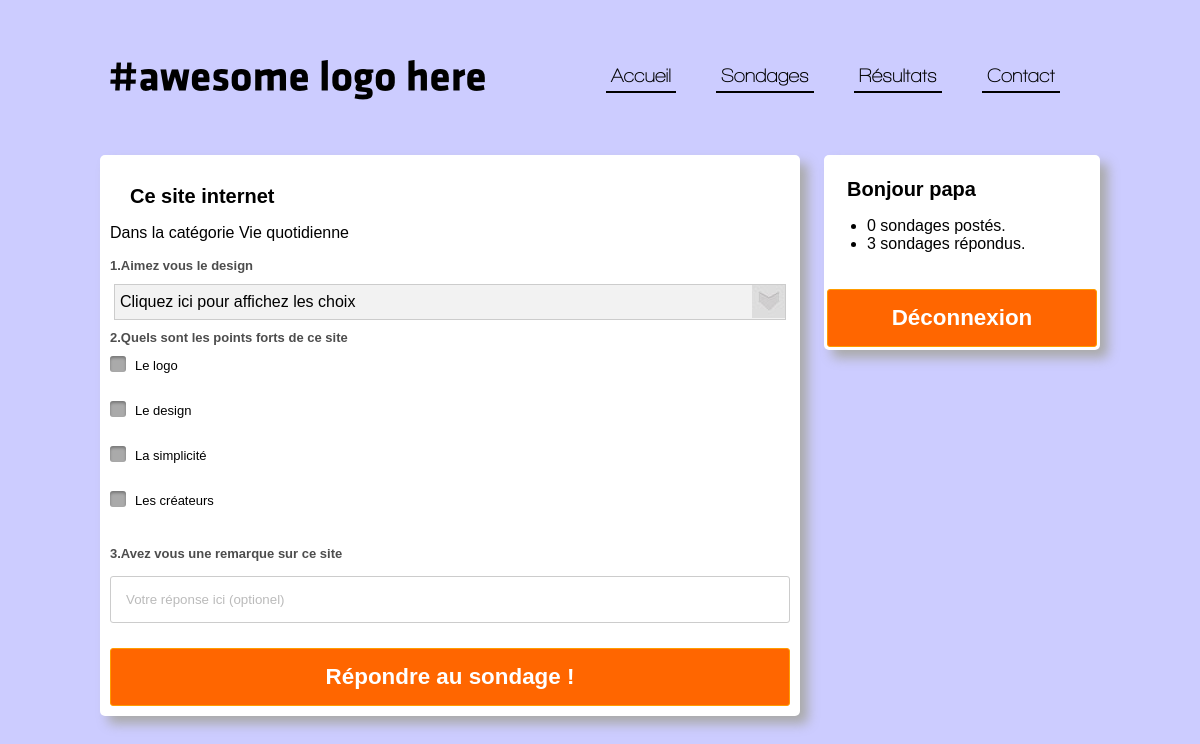
Screenshot of /liste_sondages.php?id=48 (signed in) with the database file from the repository.
### tables this page shows
CREATE TABLE IF NOT EXISTS `sondages` (
  `id` int(11) NOT NULL AUTO_INCREMENT,
  `titre` text NOT NULL,
  `id_membre` int(11) NOT NULL,
  `nb_question` int(11) NOT NULL,
  `categorie` text NOT NULL,
  `date` date NOT NULL,
  `nb_rempli` int(11) NOT NULL,
  PRIMARY KEY (`id`)
);

CREATE TABLE IF NOT EXISTS `question` (
  `id` int(11) NOT NULL AUTO_INCREMENT,
  `id_sondage` int(11) NOT NULL,
  `numero` int(11) NOT NULL,
  `type` int(11) NOT NULL,
  `titre` text NOT NULL,
  PRIMARY KEY (`id`)
);

CREATE TABLE IF NOT EXISTS `multiple` (
  `id` int(11) NOT NULL AUTO_INCREMENT,
  `id_question` int(11) NOT NULL,
  `nb_choix` int(11) NOT NULL,
  `choix1` text NOT NULL,
  `choix2` text NOT NULL,
  `choix3` text NOT NULL,
  `choix4` text NOT NULL,
  `choix5` text NOT NULL,
  `choix6` text NOT NULL,
  `choix7` text NOT NULL,
  `choix8` text NOT NULL,
  `choix9` text NOT NULL,
  `choix10` text NOT NULL,
  PRIMARY KEY (`id`)
);

### includes/sql.php (called while the page is built)
<?php
					$connSQL['hote']="localhost";
				   $connSQL['util']="root";
				   $connSQL['pass']="";
				   $connSQL['base']="test";
				   ?>

### includes/fonctions.php (called while the page is built, shortened)
<?php
				include 'sql.php';
			   function requete($requete) {
				   global $connSQL;
						   if(function_exists("mysqli_query")) {
							   $resultat=@mysqli_query($connSQL['conn'],$requete) or
			die("<font color=\"#AD0018\"><b>$requete<br>erreur</b></font>");
						   } else {
							   $resultat=@mysql_query($requete) or die("<font
			color=\"#AD0018\">".erreur(3)."</b></font>");
						   }
				   return $resultat;
			   }
			   function reqfetch($resultat) {
				   if(function_exists("mysqli_fetch_array")) {
					   return mysqli_fetch_array($resultat);
				   } else {
					   return mysql_fetch_array($resultat);
				   }
			   }

### liste_sondages.php (the view, shortened to what this page needs)
<?php session_start();
include 'includes/haut.php';
include 'includes/menu.php';
include 'includes/fonctions.php';
?>
		<div class="contenu">
			<div class="corps">
				<form method="POST" action="reponse.php">
				<?php
					if(isset($_GET['id']))
					{
						$sql = 'SELECT *  FROM sondages WHERE id = "'.$_GET['id'].'"';
						$req = requete($sql);
						while ($data = reqfetch($req))
						{
							echo '<h1>'.$data['titre'].'</h1><p> Dans la catégorie '.$data['categorie'].'</p>';
							$sql = 'SELECT *  FROM question WHERE id_sondage = "'.$data['id'].'" ORDER BY id ASC';
							$req = requete($sql);
							while ($question = reqfetch($req))
							{
								echo "<h2>".$question['numero'].".".$question['titre']."</h2>";
								if($question['type']==1)
								{
									$sql2 = 'SELECT * FROM multiple WHERE id_question = "'.$question['id'].'"';
									$req2 = requete($sql2);
									echo '<div class="checkbox" >';
									while ($choix = reqfetch($req2))
									{
										for($k=1;$k<=$choix['nb_choix'];$k++)
										{
											echo "<label for='check".$k.$question['numero']."'>".$choix['choix'.$k]."</label><br><br>";
										}
									}
									echo "</div>";
								}
								if($question['type']==2)
								{
									$sql1 = 'SELECT *  FROM multiple WHERE id_question = "'.$question['id'].'"';
									$req1 = requete($sql1);
									echo "<div class='styled-select'>";
									while ($choix = reqfetch($req1))
									{
										echo "<select  name='reponse".$question['numero']."[]' >";
										echo "<option selected disabled>Cliquez ici pour affichez les choix</option> ";
										echo "</select>	</div>";
									}
								}
								if($question['type']==3)
								{
									echo "<input type='text' name='reponse".$question['numero']."[]'  placeholder='Votre réponse ici (optionel)'>";
								}
							}
						}
						echo "<button type='submit'>Répondre au sondage !</button>	";
					}
					?>
				</form>
			</div>
			<div class="barredroite">
				<?php if(!isset($_SESSION['pseudo'])){?>
				<div class="bloc">
					<form class="form1" id="start" action="connexion.php" method="post">
				<?php if(isset($_GET['erreur'])){echo '<p>Vous avez du vous trompez...</p>'; }?>
						<input type="text" name="pseudo" placeholder="Ton pseudo " required="">
							<input type="password" name="mdp" placeholder="Mot de passe" required="">
							<button type="submit">Connexion</button>
							<a href="inscription.php"class="inscritToi">(pas encore inscris ?)</a>
					</form>
				</div>
				<?php
				}
				else{
				?>
					<div class="bloc">
							<h1><?php echo "Bonjour ".$_SESSION['pseudo']; ?></h1>
							<p>
								<ul>
									<li><?php echo $_SESSION["nb_sondages"]." sondages postés."; ?></li>
									<li><?php echo $_SESSION["nb_reponses"]." sondages répondus."; ?></li>
								</ul>
							</p>
							<button  onclick="window.location='deco.php';">Déconnexion</button>
				</div>
				<?php }				?>
			</div>
		</div>
	</div>
	</body>
</html>

### css/design.css (style rules this page uses)
html { padding:0px; width:100%; height:100%; }
body { font-family:Arial,Sans; margin:0px; padding:0px; width:100%; height:100%; background-color:#ccccff; }
.contenu { margin-top:0; margin-bottom:20px; height:100%; }
.corps { float:left; margin-bottom:20px; background-color:white; width:680px; padding:10px; border-radius:5px; box-shadow: 8px 8px 12px #aaa; }
.bloc { margin-bottom:20px; background-color:white; padding:3px; border-radius:5px; box-shadow: 8px 8px 12px #aaa; float:right; width:270px; }
input checkbox h1,h2,h3 { margin-top:10px; font-family:Arial,Sans; text-align:left; font-size:13px; color:#4d4d4d; }
h1 { text-align:left; font-size:20px; }
input { margin: 5px 0; padding: 15px; width: 100%; *width: 518px; box-sizing: border-box; border: 1px solid #ccc; border-radius: 3px; }
button { margin: 20px 0px 0px 0px; padding: 15px 8px; width: 100%; cursor: pointer; border: 1px solid #ff9c00; overflow: visible; display: inline-block; color: #fff; font: bold 1.4em arial, sans; background-color: #ff6600; border-radius: 3px; }
.styled-select { cursor:pointer; background: url(../img/select.jpg) no-repeat right #f2f2f2; border: 1px solid #ccc; width:auto; margin: 4px; }
.styled-select select { cursor:pointer; background: transparent; width: 100%; padding: 5px; font-size: 16px; line-height: 1; border: 0; border-radius: 0; height: 34px; -webkit-appearance: none; }
h1 { margin-top:20px; margin-left:20px; }
label { display: inline-block; cursor: pointer; position: relative; padding-left: 25px; margin-right: 15px; font-size: 13px; }
label:before { content: ""; display: inline-block; width: 16px; height: 16px; margin-right: 10px; position: absolute; left: 0; bottom: 1px; background-color: #aaa; box-shadow: inset 0px 2px 3px 0px rgba(0, 0, 0, .3), 0px 1px 0px 0px rgba(255, 255, 255, .8); }
.checkbox label { margin-bottom: 10px; }
.checkbox label:before { border-radius: 3px; }

### rows the page displays
sondages: titre "Ce site internet", categorie "Vie quotidienne"
question: numero "1", titre "Aimez vous le design", type 2 (drawn)
question: numero "2", titre "Quels sont les points forts de ce site"
multiple: choix1 "Le logo", choix2 "Le design", choix3 "La simplicité", choix4 "Les créateurs"
question: numero "3", titre "Avez vous une remarque sur ce site"

### other values shown
$_SESSION['pseudo'] "papa"
$_SESSION["nb_sondages"] "0"
$_SESSION["nb_reponses"] "3"
